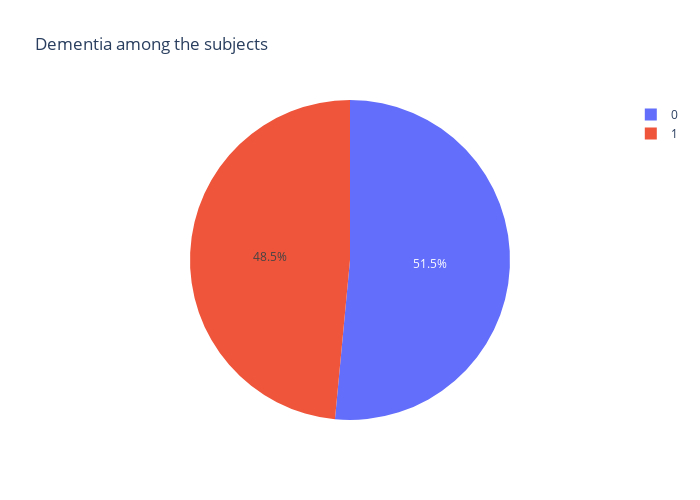

Write notebook code for a chart like this one.
### Markdown cell above
דבר ראשון רצינו לראות את התפלגות החולים בקרב הנבדקים:

### Code cell
dementia_counts = dmn_df['Dementia'].value_counts()
fig = go.Figure(data=[go.Pie(labels=dementia_counts.index, values=dementia_counts)])
fig.update_layout(width=700, height=500)
fig.update_layout(title='Dementia among the subjects')
fig.show()

### Figure 1 — Plotly figure (JSON) as saved in the notebook; plotly's stock layout.template omitted (floating-point values rounded to 4 significant figures)
{"data": [{"labels": [0, 1], "type": "pie", "values": [515, 485]}], "layout": {"height": 500, "title": {"text": "Dementia among the subjects"}, "width": 700}}
